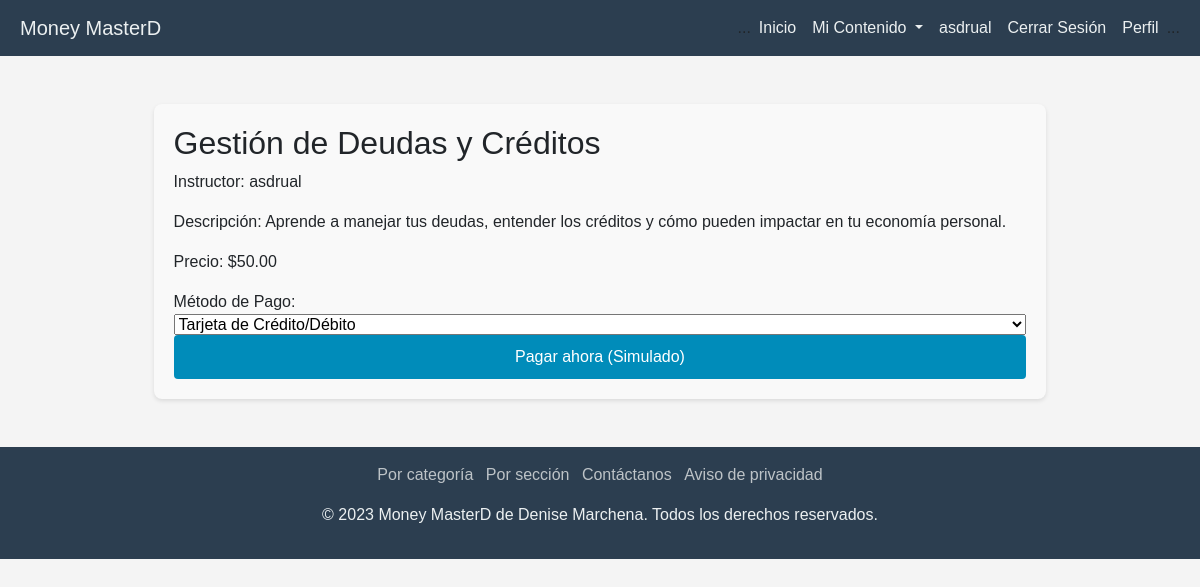
/contenido/pagar_curso/1/ (signed in), run on the app's committed database.
### Money/models.py (models this page shows, shortened)
class Curso(models.Model):
    titulo = models.CharField(max_length=200)
    descripcion = models.TextField()
    CATEGORIAS_CHOICES = [
        ('EconomiaPersonal', 'Economía Personal'),
        ('FundamentosEmprendimiento', 'Fundamentos de Emprendimiento'),
        ('GestionFinancieraEmpresarial', 'Gestión Financiera Empresarial'),
        ('InversionesMercadosFinancieros', 'Inversiones y Mercados Financieros'),
        ('ImpuestosObligacionesLegales', 'Impuestos y Obligaciones Legales'),
        ('TecnologiaFinanzas', 'Tecnología y Finanzas'),
        ('DesarrolloHabilidadesSoft', 'Desarrollo de Habilidades Soft'),
        ('TendenciasActualidadFinanciera', 'Tendencias y Actualidad Financiera'),
    ]
    categoria = models.CharField(max_length=100, choices=CATEGORIAS_CHOICES, default='EconomiaPersonal')
    destacado = models.BooleanField(default=False)
    duracion = models.DurationField(null=True, blank=True)  # Duración total del curso
    fecha_creacion = models.DateTimeField(default=timezone.now)
    instructor = models.ForeignKey(User, on_delete=models.CASCADE, related_name='cursos_creados')
    precio = models.DecimalField(max_digits=10, decimal_places=2)
    imagen = models.ImageField(upload_to='cursos/', null=True, blank=True)
    vistas = models.PositiveIntegerField(default=0)
    lecciones_completadas = models.PositiveIntegerField(default=0)

### Money/views.py (the view, shortened to what this page needs)
# urls.py: path('contenido/pagar_curso/<int:curso_id>/', PagoCursoView.as_view(), name='pagar_curso'),
@method_decorator(login_required, name='dispatch')
class PagoCursoView(View):
    template_name = 'contenido/pagar_curso.html'
    def get(self, request, curso_id, *args, **kwargs):
        curso = get_object_or_404(Curso, id=curso_id)
        return render(request, self.template_name, {'curso': curso})

### Money/templates/contenido/pagar_curso.html (shortened to what this page needs)
{% extends "contenido/base.html" %}
{% block content %}
<div class="curso-container">
    <h2 class="curso-titulo">{{ curso.titulo }}</h2>
    <p>Instructor: {{ curso.instructor.username }}</p>
    <p>Descripción: {{ curso.descripcion }}</p>
    <p>Precio: ${{ curso.precio }}</p>
    <form action="{% url 'pagar_curso' curso.id %}" method="post" class="pago-form">
        <label for="metodo_pago">Método de Pago:</label>
        <select name="metodo_pago" id="metodo_pago">
            <option value="Tarjeta">Tarjeta de Crédito/Débito</option>
        </select>
        <button type="submit" class="pago-boton">Pagar ahora (Simulado)</button>
    </form>
</div>
{% endblock %}

### Money/templates/contenido/base.html (shortened to what this page needs)
{% load static %}
<!DOCTYPE html>
<html lang="es">
<head>
    <link href="https://cdn.jsdelivr.net/npm/bootstrap@5.1.3/dist/css/bootstrap.min.css" rel="stylesheet">
    <link rel="stylesheet" href="{% static 'perfil.css' %}">
</head>
<body>
    <nav class="navbar navbar-expand-lg">
        <a class="navbar-brand" href="{% url 'index_contenido' %}">Money MasterD</a>
        <div class="collapse navbar-collapse" id="navbarNav">
            ...
            <ul class="navbar-nav ml-auto">
                <li class="nav-item active">
                    <a class="nav-link" href="{% url 'index_contenido' %}">Inicio</a>
                </li>
                {% if user.is_authenticated %}
                <li class="nav-item dropdown">
                    <a class="nav-link dropdown-toggle" href="#" id="subirContenidoDropdown" role="button" data-toggle="dropdown" aria-haspopup="true" aria-expanded="false">
                        Mi Contenido
                    </a>
                </li>
                <li class="nav-item">
                    <a class="nav-link" href="#">{{user.username}}</a>
                </li>
                <li class="nav-item">
                    <a class="nav-link" href="{% url 'logout' %}">Cerrar Sesión</a>
                </li>
                <li class="nav-item">
                    <a class="nav-link" href="{% url 'perfil' %}">Perfil</a>
                </li>
                {% endif %}
            </ul>
            ...
        </div>
    </nav>
    <div class="container mt-5">
        {% block content %}{% endblock %}
    </div>
    <footer class="mt-5 py-3 text-center">
        <ul class="list-inline">
            <li class="list-inline-item"><a href="#">Por categoría</a></li>
            <li class="list-inline-item"><a href="#">Por sección</a></li>
            <li class="list-inline-item"><a href="#">Contáctanos</a></li>
            <li class="list-inline-item"><a href="#">Aviso de privacidad</a></li>
        </ul>
        <p>&copy; 2023 Money MasterD de Denise Marchena. Todos los derechos reservados.</p>
    </footer>
</body>
</html>

### Money/templates/contenido/base.html (style rules this page uses)
body { font-family: 'Arial', sans-serif; background-color: #f4f4f4; overflow-x:hidden; }
.container { width:100vw; }
.navbar { background-color: #2c3e50; width: 100vw; display: flex; justify-content: space-between; align-items: center; position: sticky; top: 0; z-index:100; }
.navbar-brand { margin-left: 20px; }
#navbarNav { flex-grow:0; margin-right:20px; }
.navbar-brand, .nav-link { color: #ecf0f1; }
footer { background-color: #2c3e50; color: #ecf0f1; width: 100vw; }
footer a { color: #bdc3c7; text-decoration: none; }

### Money/templates/contenido/pagar_curso.html (style rules this page uses)
.curso-container { width: 80%; margin: auto; padding: 20px; background-color: #f9f9f9; border-radius: 8px; box-shadow: 0 2px 4px rgba(0,0,0,0.1); }
.pago-form { display: flex; flex-direction: column; }
.pago-boton { background-color: #008CBA; color: white; padding: 10px 20px; border: none; border-radius: 4px; cursor: pointer; font-size: 16px; }

### data on the page
Curso: titulo "Gestión de Deudas y Créditos", instructor.username "asdrual", descripcion "Aprende a manejar tus deudas, entender los créditos y cómo pueden impactar en tu economía personal.", precio "50.00"

### other printed values
{{ user.username }} "asdrual"
